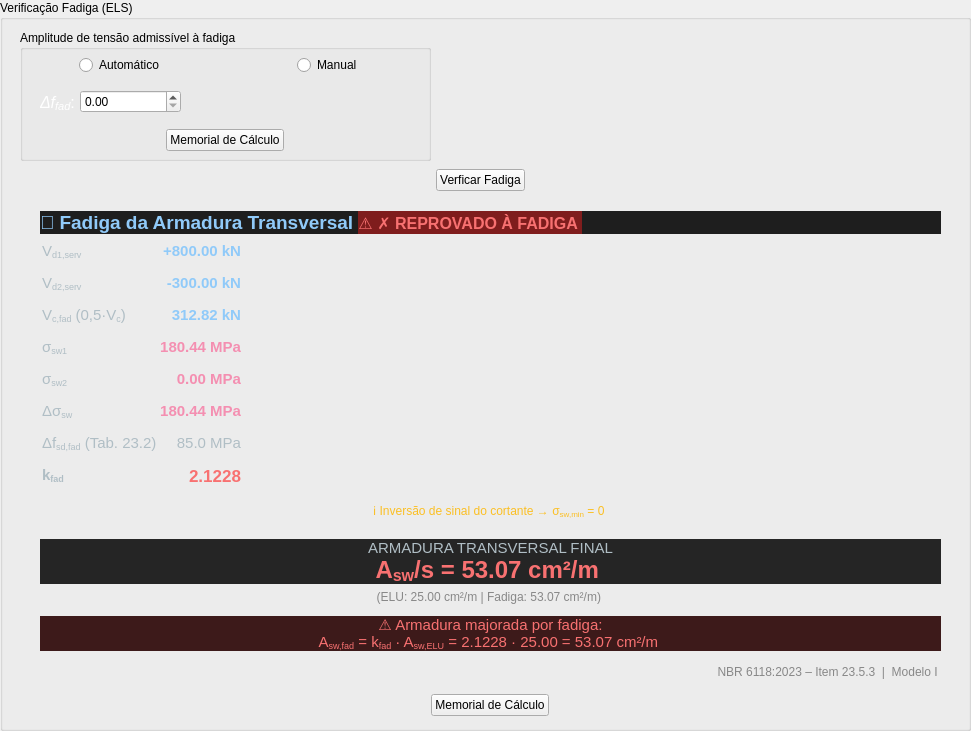
      <widget class="QGroupBox" name="groupBox_verficacao_fadiga">
       <property name="geometry">
        <rect>
         <x>10</x>
         <y>3190</y>
         <width>971</width>
         <height>731</height>
        </rect>
       </property>
       <property name="title">
        <string>Verificação Fadiga (ELS)</string>
       </property>
       <widget class="QWidget" name="verticalLayoutWidget_4">
        <property name="geometry">
         <rect>
          <x>10</x>
          <y>680</y>
          <width>961</width>
          <height>51</height>
         </rect>
        </property>
        <layout class="QVBoxLayout" name="verticalLayout_5">
         <item alignment="Qt::AlignmentFlag::AlignHCenter">
          <widget class="QPushButton" name="memorial_fadiga">
           <property name="sizePolicy">
            <sizepolicy hsizetype="Fixed" vsizetype="Fixed">
             <horstretch>0</horstretch>
             <verstretch>0</verstretch>
            </sizepolicy>
           </property>
           <property name="text">
            <string>Memorial de Cálculo</string>
           </property>
           <property name="autoDefault">
            <bool>false</bool>
           </property>
          </widget>
         </item>
        </layout>
       </widget>
       <widget class="QWidget" name="verticalLayoutWidget_6">
        <property name="geometry">
         <rect>
          <x>0</x>
          <y>160</y>
          <width>961</width>
          <height>41</height>
         </rect>
        </property>
        <layout class="QVBoxLayout" name="verticalLayout_7">
         <item alignment="Qt::AlignmentFlag::AlignHCenter">
          <widget class="QPushButton" name="vereficiar_fadiga">
           <property name="sizePolicy">
            <sizepolicy hsizetype="Fixed" vsizetype="Fixed">
             <horstretch>0</horstretch>
             <verstretch>0</verstretch>
            </sizepolicy>
           </property>
           <property name="text">
            <string>Verficar Fadiga</string>
           </property>
           <property name="autoDefault">
            <bool>false</bool>
           </property>
          </widget>
         </item>
        </layout>
       </widget>
       <widget class="QLabel" name="html_resumo_fadiga">
        <property name="geometry">
         <rect>
          <x>40</x>
          <y>210</y>
          <width>901</width>
          <height>471</height>
         </rect>
        </property>
        <property name="text">
         <string>&lt;html&gt;&lt;body style='background:#1e1e2e; padding:20px;'&gt;
    &lt;div style=&quot;font-family: 'Segoe UI', Arial, sans-serif; color: #e0e0e0;
                background-color: #1e1e1e; padding: 18px; border-radius: 8px;
                box-shadow: 0 2px 4px rgba(0,0,0,0.3);&quot;&gt;
        &lt;!-- Cabeçalho com status --&gt;
        &lt;div style=&quot;display: flex; justify-content: space-between; align-items: center;
                    margin-bottom: 16px;&quot;&gt;
            &lt;span style=&quot;font-size: 14pt; font-weight: bold; color: #90caf9;&quot;&gt;
                🔄 Fadiga da Armadura Transversal
            &lt;/span&gt;
            &lt;span style=&quot;background-color: #7f1d1d; color: #f87171;
                         padding: 4px 12px; border-radius: 20px; font-weight: bold;
                         font-size: 12pt; border: 1px solid #f87171;&quot;&gt;
                ⚠️ ✗ REPROVADO À FADIGA
            &lt;/span&gt;
        &lt;/div&gt;

        &lt;!-- Tabela principal --&gt;
        &lt;table style=&quot;width: 100%; border-collapse: collapse; font-size: 11pt;&quot;&gt;
            &lt;tr style=&quot;border-bottom: 1px solid #444;&quot;&gt;
                &lt;td style=&quot;padding: 6px 0; color: #b0bec5;&quot;&gt;V&lt;sub&gt;d1,serv&lt;/sub&gt;&lt;/td&gt;
                &lt;td style=&quot;padding: 6px 0; text-align: right; color: #90caf9;
                           font-weight: bold;&quot;&gt;+800.00 kN&lt;/td&gt;
            &lt;/tr&gt;
            &lt;tr style=&quot;border-bottom: 1px solid #444;&quot;&gt;
                &lt;td style=&quot;padding: 6px 0; color: #b0bec5;&quot;&gt;V&lt;sub&gt;d2,serv&lt;/sub&gt;&lt;/td&gt;
                &lt;td style=&quot;padding: 6px 0; text-align: right; color: #90caf9;
                           font-weight: bold;&quot;&gt;-300.00 kN&lt;/td&gt;
            &lt;/tr&gt;
            &lt;tr style=&quot;border-bottom: 1px solid #444;&quot;&gt;
                &lt;td style=&quot;padding: 6px 0; color: #b0bec5;&quot;&gt;V&lt;sub&gt;c,fad&lt;/sub&gt; (0,5·V&lt;sub&gt;c&lt;/sub&gt;)&lt;/td&gt;
                &lt;td style=&quot;padding: 6px 0; text-align: right; color: #90caf9;
                           font-weight: bold;&quot;&gt;312.82 kN&lt;/td&gt;
            &lt;/tr&gt;
            &lt;tr style=&quot;border-bottom: 1px solid #444;&quot;&gt;
                &lt;td style=&quot;padding: 6px 0; color: #b0bec5;&quot;&gt;σ&lt;sub&gt;sw1&lt;/sub&gt;&lt;/td&gt;
                &lt;td style=&quot;padding: 6px 0; text-align: right; color: #f48fb1;
                           font-weight: bold;&quot;&gt;180.44 MPa&lt;/td&gt;
            &lt;/tr&gt;
            &lt;tr style=&quot;border-bottom: 1px solid #444;&quot;&gt;
                &lt;td style=&quot;padding: 6px 0; color: #b0bec5;&quot;&gt;σ&lt;sub&gt;sw2&lt;/sub&gt;&lt;/td&gt;
                &lt;td style=&quot;padding: 6px 0; text-align: right; color: #f48fb1;
                           font-weight: bold;&quot;&gt;0.00 MPa&lt;/td&gt;
            &lt;/tr&gt;
            &lt;tr style=&quot;border-bottom: 1px solid #444;&quot;&gt;
                &lt;td style=&quot;padding: 6px 0; color: #b0bec5;&quot;&gt;Δσ&lt;sub&gt;sw&lt;/sub&gt;&lt;/td&gt;
                &lt;td style=&quot;padding: 6px 0; text-align: right; color: #f48fb1;
                           font-weight: bold;&quot;&gt;180.44 MPa&lt;/td&gt;
            &lt;/tr&gt;
            &lt;tr style=&quot;border-bottom: 1px solid #444;&quot;&gt;
                &lt;td style=&quot;padding: 6px 0; color: #b0bec5;&quot;&gt;Δf&lt;sub&gt;sd,fad&lt;/sub&gt; (Tab. 23.2)&lt;/td&gt;
                &lt;td style=&quot;padding: 6px 0; text-align: right; color: #b0bec5;&quot;&gt;85.0 MPa&lt;/td&gt;
            &lt;/tr&gt;
            &lt;tr style=&quot;border-bottom: 1px solid #555;&quot;&gt;
                &lt;td style=&quot;padding: 6px 0; color: #b0bec5; font-weight: bold;&quot;&gt;k&lt;sub&gt;fad&lt;/sub&gt;&lt;/td&gt;
                &lt;td style=&quot;padding: 6px 0; text-align: right; color: #f87171;
                           font-weight: bold; font-size: 13pt;&quot;&gt;2.1228&lt;/td&gt;
            &lt;/tr&gt;
        &lt;/table&gt;

        
        &lt;div style=&quot;margin-top: 8px; font-size: 9pt; color: #fbbf24; text-align: center;&quot;&gt;
            ℹ️ Inversão de sinal do cortante → σ&lt;sub&gt;sw,min&lt;/sub&gt; = 0
        &lt;/div&gt;
        

        &lt;!-- Bloco de armadura final --&gt;
        &lt;div style=&quot;margin-top: 20px; background-color: #252525; padding: 14px;
                    border-radius: 6px; text-align: center;
                    border: 1px solid #f87171;&quot;&gt;
            &lt;span style=&quot;font-size: 11pt; color: #b0bec5;&quot;&gt;ARMADURA TRANSVERSAL FINAL&lt;/span&gt;&lt;br&gt;
            &lt;span style=&quot;font-size: 18pt; font-weight: bold; color: #f87171;&quot;&gt;
                A&lt;sub&gt;sw&lt;/sub&gt;/s = 53.07 cm²/m
            &lt;/span&gt;
            &lt;div style=&quot;font-size: 9pt; color: #888; margin-top: 6px;&quot;&gt;
                (ELU: 25.00 cm²/m | Fadiga: 53.07 cm²/m)
            &lt;/div&gt;
        &lt;/div&gt;

        
        &lt;div style=&quot;margin-top: 12px; padding: 8px; background-color: #3d1a1a;
                    border-radius: 4px; text-align: center;&quot;&gt;
            &lt;span style=&quot;color: #f87171; font-size: 11pt;&quot;&gt;
                ⚠️ Armadura majorada por fadiga:&lt;br&gt;
                A&lt;sub&gt;sw,fad&lt;/sub&gt; = k&lt;sub&gt;fad&lt;/sub&gt; · A&lt;sub&gt;sw,ELU&lt;/sub&gt; = 2.1228 · 25.00 = 53.07 cm²/m
            &lt;/span&gt;
        &lt;/div&gt;
        

        &lt;!-- Rodapé com norma --&gt;
        &lt;div style=&quot;margin-top: 14px; font-size: 9pt; color: #888; text-align: right;&quot;&gt;
            NBR 6118:2023 – Item 23.5.3 &amp;nbsp;|&amp;nbsp; Modelo I
        &lt;/div&gt;
    &lt;/div&gt;
    &lt;/body&gt;&lt;/html&gt;</string>
        </property>
        <property name="textInteractionFlags">
         <set>Qt::TextInteractionFlag::TextSelectableByMouse</set>
        </property>
       </widget>
       <widget class="QGroupBox" name="groupBox_17">
        <property name="geometry">
         <rect>
          <x>20</x>
          <y>30</y>
          <width>411</width>
          <height>131</height>
         </rect>
        </property>
        <property name="title">
         <string>Amplitude de tensão admissível à fadiga  </string>
        </property>
        <widget class="QWidget" name="horizontalLayoutWidget_13">
         <property name="geometry">
          <rect>
           <x>0</x>
           <y>20</y>
           <width>411</width>
           <height>31</height>
          </rect>
         </property>
         <layout class="QHBoxLayout" name="horizontalLayout_13">
          <item alignment="Qt::AlignmentFlag::AlignHCenter">
           <widget class="QRadioButton" name="delta_fad_automatico">
            <property name="text">
             <string>Automático</string>
            </property>
           </widget>
          </item>
          <item alignment="Qt::AlignmentFlag::AlignHCenter">
           <widget class="QRadioButton" name="delta_fad_manual">
            <property name="text">
             <string>Manual</string>
            </property>
           </widget>
          </item>
         </layout>
        </widget>
        <widget class="QLabel" name="label_44">
         <property name="geometry">
          <rect>
           <x>20</x>
           <y>60</y>
           <width>51</width>
           <height>26</height>
          </rect>
         </property>
         <property name="text">
          <string>&lt;html&gt;&lt;head/&gt;&lt;body&gt;&lt;p&gt;&lt;span style=&quot; font-family:'Times New Roman','serif'; font-size:12pt; font-style:italic; color:#ffffff;&quot;&gt;Δf&lt;/span&gt;&lt;span style=&quot; font-family:'Times New Roman','serif'; font-size:12pt; font-style:italic; color:#ffffff; vertical-align:sub;&quot;&gt;fad&lt;/span&gt;&lt;span style=&quot; font-family:'Times New Roman','serif'; font-size:12pt; color:#ffffff;&quot;&gt;:&lt;/span&gt;&lt;/p&gt;&lt;/body&gt;&lt;/html&gt;</string>
         </property>
        </widget>
        <widget class="QDoubleSpinBox" name="doubleSpinBox_delta">
         <property name="geometry">
          <rect>
           <x>60</x>
           <y>60</y>
           <width>101</width>
           <height>23</height>
          </rect>
         </property>
        </widget>
        <widget class="QWidget" name="horizontalLayoutWidget_14">
         <property name="geometry">
          <rect>
           <x>0</x>
           <y>90</y>
           <width>411</width>
           <height>41</height>
          </rect>
         </property>
         <layout class="QHBoxLayout" name="horizontalLayout_14">
          <item>
           <widget class="QPushButton" name="memorial_delta">
            <property name="sizePolicy">
             <sizepolicy hsizetype="Fixed" vsizetype="Fixed">
              <horstretch>0</horstretch>
              <verstretch>0</verstretch>
             </sizepolicy>
            </property>
            <property name="text">
             <string>Memorial de Cálculo</string>
            </property>
            <property name="autoDefault">
             <bool>false</bool>
            </property>
           </widget>
          </item>
         </layout>
        </widget>
       </widget>
      </widget>
